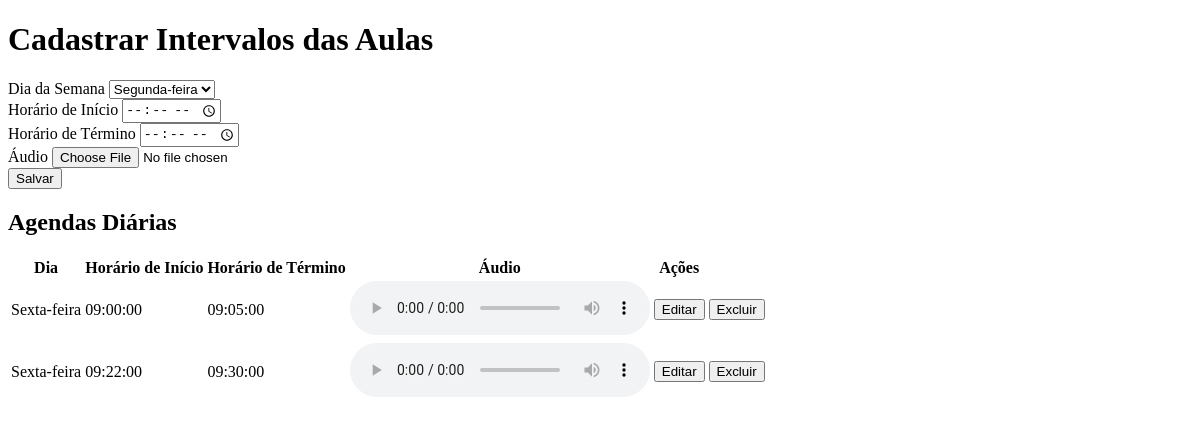
The page /cadastrar_intervalos on the database as committed earlier.
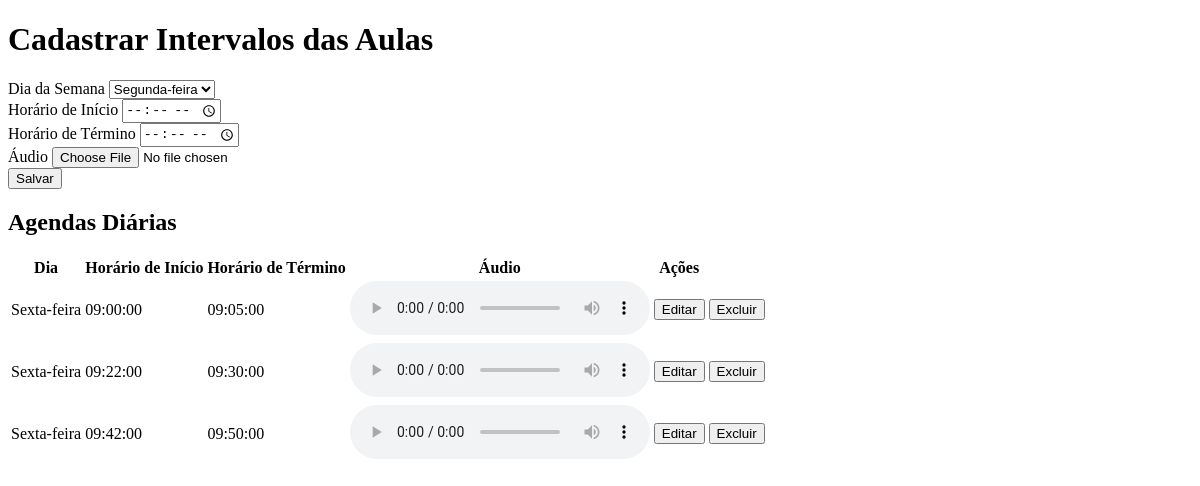
The same page on the database as committed later.
### models.py (models this page shows, shortened)
class Schedule(db.Model):
    id = db.Column(db.Integer, primary_key=True)
    day = db.Column(db.String(20), nullable=False)
    start_time = db.Column(db.Time, nullable=False)
    end_time = db.Column(db.Time, nullable=False)
    audio_filename = db.Column(db.String(100), nullable=True)  # Nome do arquivo de áudio
    audio_path = db.Column(db.String(200), nullable=True)  # Caminho completo do arquivo de áudio
    duration = db.Column(db.Integer, default=10)

### app.py (the view, shortened to what this page needs)
@app.route('/cadastrar_intervalos', methods=['GET', 'POST'])
def cadastrar_intervalos():
    form = CadastrarIntervalosForm()
    agendas = Schedule.query.all()
    return render_template('cadastrarintervalos.html', form=form, agendas=agendas, translate_day=translate_day)

### formularios/forms.py
class CadastrarIntervalosForm(FlaskForm):
    day = SelectField('Dia da Semana', choices=[('Monday', 'Segunda-feira'), ('Tuesday', 'Terça-feira'), ('Wednesday', 'Quarta-feira'), ('Thursday', 'Quinta-feira'), ('Friday', 'Sexta-feira')])
    start_time = TimeField('Horário de Início', validators=[DataRequired()])
    end_time = TimeField('Horário de Término', validators=[DataRequired()])
    audio_file = FileField('Áudio')
    submit = SubmitField('Salvar')

### app.py (called while the page is built)
def translate_day(day):
    days_translation = {
        'Monday': 'Segunda-feira',
        'Tuesday': 'Terça-feira',
        'Wednesday': 'Quarta-feira',
        'Thursday': 'Quinta-feira',
        'Friday': 'Sexta-feira',
        'Saturday': 'Sábado',
        'Sunday': 'Domingo'
    }
    return days_translation.get(day, day)  # tradução

### templates/cadastrarintervalos.html (shortened to what this page needs)
<!DOCTYPE html>
<html lang="pt-br">
<head>
</head>
<body>
    <h1>Cadastrar Intervalos das Aulas</h1>
    <form action="{{ url_for('cadastrar_intervalos') }}" method="post" enctype="multipart/form-data">
        {{ form.day.label }} {{ form.day }}
        <br>
        {{ form.start_time.label }} {{ form.start_time }}
        <br>
        {{ form.end_time.label }} {{ form.end_time }}
        <br>
        {{ form.audio_file.label }} {{ form.audio_file }}
        <br>
        <button type="submit">Salvar</button>
    </form>
    <h2>Agendas Diárias</h2>
    <table>
        <thead>
            <tr>
                <th>Dia</th>
                <th>Horário de Início</th>
                <th>Horário de Término</th>
                <th>Áudio</th>
                <th>Ações</th>
            </tr>
        </thead>
        <tbody>
            {% for agenda in agendas %}
            <tr>
                <td>{{ translate_day(agenda.day) }}</td>
                <td>{{ agenda.start_time }}</td>
                <td>{{ agenda.end_time }}</td>
                <td>
                    <audio controls>
                        <source src="{{ agenda.audio_path }}" type="audio/mp3">
                    </audio>
                </td>
                <td>
                    <form id="editar-form-{{ agenda.id }}" action="{{ url_for('editar_intervalo', agenda_id=agenda.id) }}" method="post" class="editar-form">
                        <button type="submit" class="btn btn-danger">Editar</button>
                    </form>
                </td>
                <td>
                    <form action="{{ url_for('excluir_intervalo', agenda_id=agenda.id) }}" method="post" class="delete-form">
                        <button type="submit" class="btn btn-danger">Excluir</button>
                    </form>
                </td>
            </tr>
            {% endfor %}
        </tbody>
    </table>
</body>
</html>

Rows that differ between the two databases and show on the page:
added Schedule: start_time "09:42:00", end_time "09:50:00"
